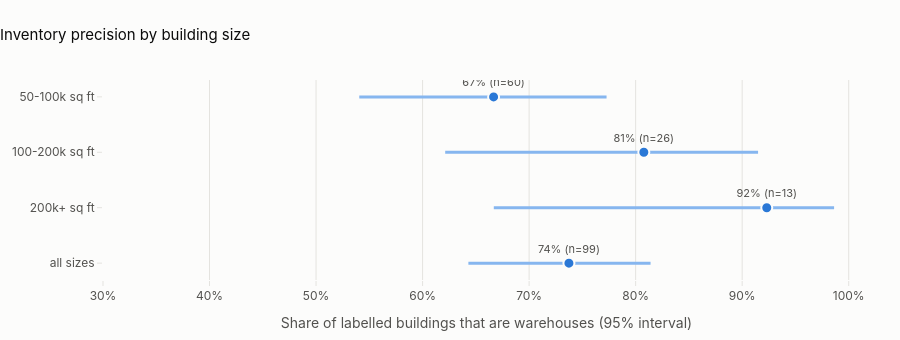

The cell this chart's notebook holds for it:
### Code cell
fig = go.Figure(go.Scatter(
    x=p["precision"], y=precision_names, mode="markers+text", marker=dict(color=BLUE, size=11, line=dict(color=SURFACE, width=2)),
    error_x=dict(type="data", symmetric=False, array=p["ci_high"] - p["precision"],
                 arrayminus=p["precision"] - p["ci_low"], color="#86b6ef", thickness=3, width=0),
    text=precision_text, textposition="top center", textfont=dict(color=INK_2, size=11),
    customdata=p[["warehouses", "labelled", "ci_low", "ci_high", "area_weighted"]].to_numpy(),
    hovertemplate=("%{y}<br><b>%{x:.0%}</b> (%{customdata[0]:.0f} of %{customdata[1]:.0f} are warehouses)"
                   "<br>95% interval %{customdata[2]:.0%}–%{customdata[3]:.0%}"
                   "<br>area-weighted %{customdata[4]:.0%}<extra></extra>")))
fig.update_xaxes(tickformat=".0%", range=[0.3, 1.02], title="Share of labelled buildings that are warehouses (95% interval)")
fig.update_yaxes(autorange="reversed", showgrid=False)
fig.update_layout(title="Inventory precision by building size", height=340)
fig.show()

### Figure 1 — Plotly figure (JSON) as saved in the notebook; plotly's stock layout.template omitted (floating-point values rounded to 4 significant figures)
{"data": [{"customdata": [[40.0, 60.0, 0.5406, 0.7727, 0.6931], [21.0, 26.0, 0.6212, 0.9149, 0.7953], [12.0, 13.0, 0.6669, 0.9863, 0.9266], [73.0, 99.0, 0.643, 0.814, 0.8032]], "error_x": {"array": [0.106, 0.1072, 0.06321, 0.07665], "arrayminus": [0.1261, 0.1865, 0.2562, 0.09438], "color": "#86b6ef", "symmetric": false, "thickness": 3, "type": "data", "width": 0}, "hovertemplate": "%{y}<br><b>%{x:.0%}</b> (%{customdata[0]:.0f} of %{customdata[1]:.0f} are warehouses)<br>95% interval %{customdata[2]:.0%}–%{customdata[3]:.0%}<br>area-weighted %{customdata[4]:.0%}<extra></extra>", "marker": {"color": "#2a78d6", "line": {"color": "#fcfcfb", "width": 2}, "size": 11}, "mode": "markers+text", "text": ["67% (n=60)", "81% (n=26)", "92% (n=13)", "74% (n=99)"], "textfont": {"color": "#52514e", "size": 11}, "textposition": "top center", "type": "scatter", "x": [0.6667, 0.8077, 0.9231, 0.7374], "y": ["50-100k sq ft", "100-200k sq ft", "200k+ sq ft", "all sizes"]}], "layout": {"height": 340, "title": {"text": "Inventory precision by building size"}, "xaxis": {"range": [0.3, 1.02], "tickformat": ".0%", "title": {"text": "Share of labelled buildings that are warehouses (95% interval)"}}, "yaxis": {"autorange": "reversed", "showgrid": false}}}
